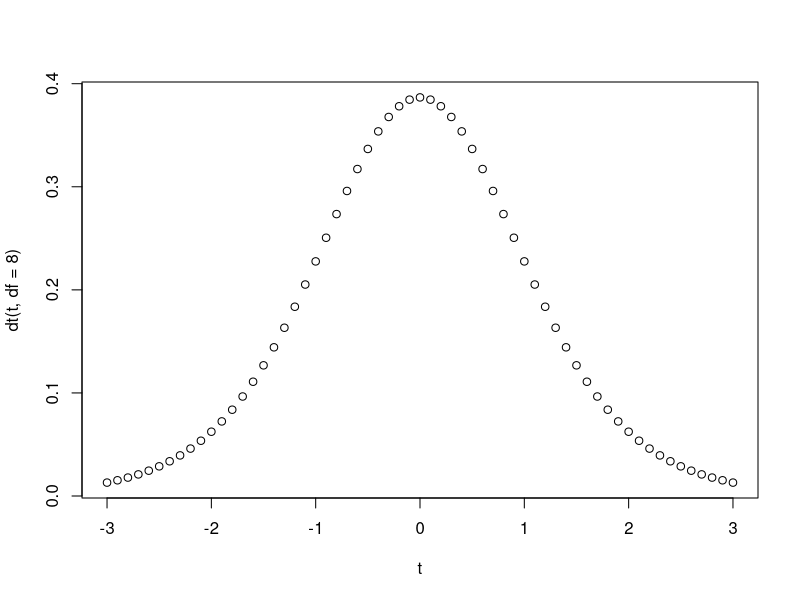
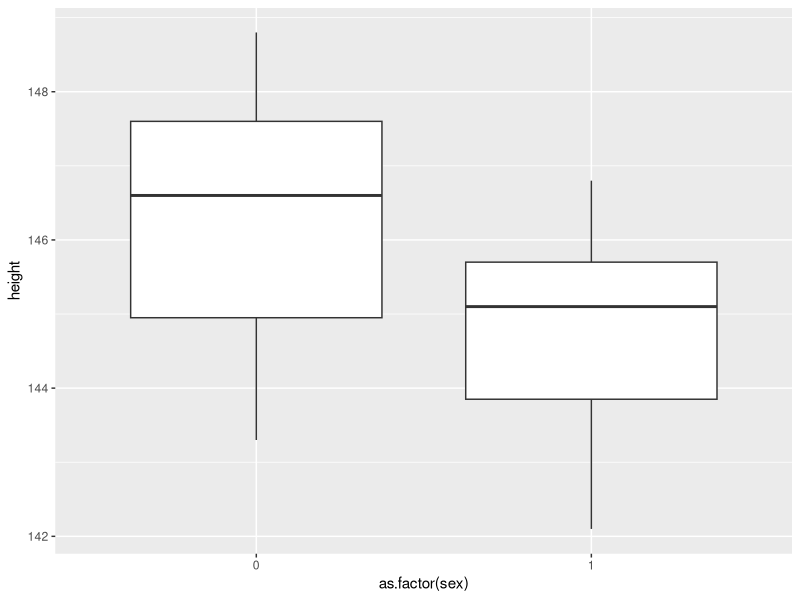
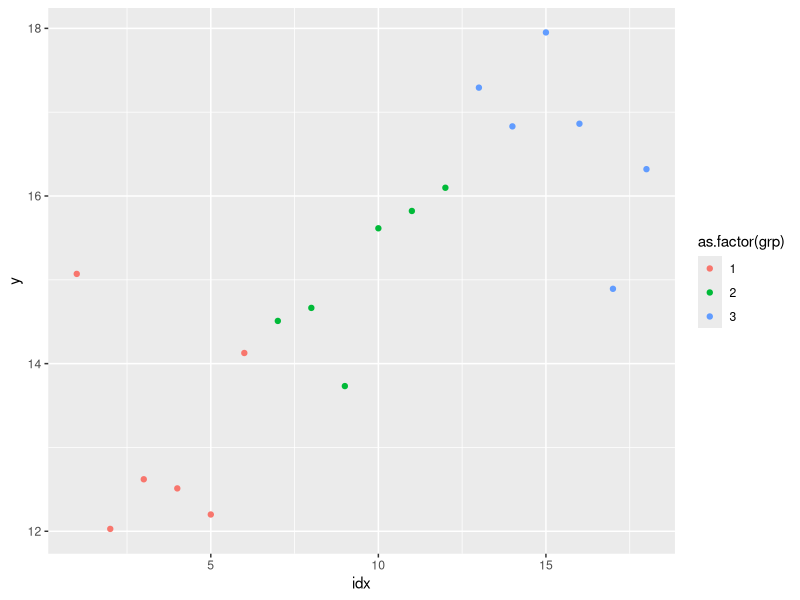
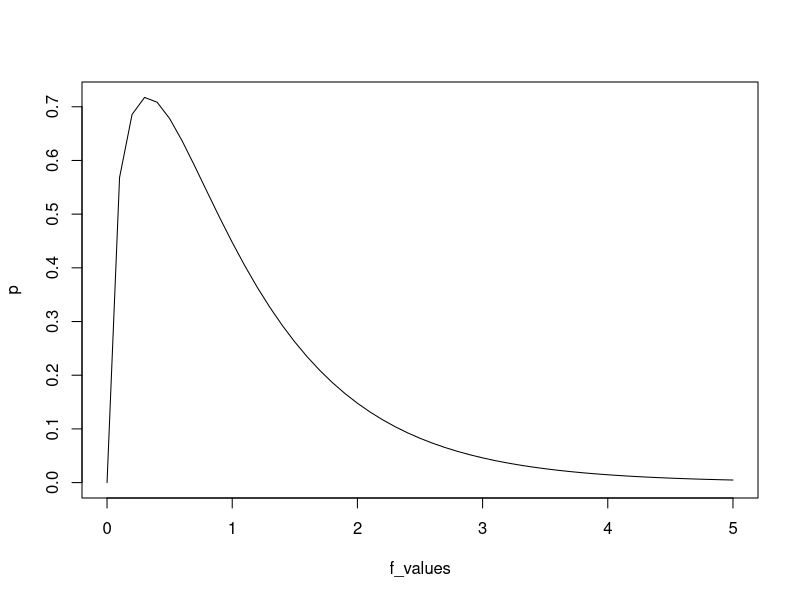

The R source for these figures, in order:
## ---- chunk 1
knitr::opts_chunk$set(echo = TRUE)
## ---- chunk 2
# <- で変数に代入できます。変数の上書きはできるだけ避けましょう。
a <- 10
# 式をConsoleにコピペするもよし、右上の緑▶を押すもよし、
# Macは⌘エンター、WindowsはCtrlエンターもよし
x <- (5+3)*2-a/5
# Environment で値をチェックできる
## ---- chunk 3
# 数値列作成のc
d <- c(1, 2, 3, 4, 5, 6, 7, 8, 9, 10)
# 平均を求める mean
mean(d)
# (不偏)分散を求める
var(d)
# 標準偏差を求めるsd
sd(d)
## ---- chunk 4
# 教科書p.48の(a): 小学校aの男女の身長
data_a <- data.frame(
    m = c(143.1, 140.9, 147.2, 139.8, 141.3, 150.7, 149.4, 145.6, 146.5, 148.5, 141.2, 136.5, 145.8, 148.1, 144.3), 
    f = c(138.7, 142.8, 150.3, 148.4, 141.7, 149.5, 156.5, 144.6, 144.4, 145.7, 148.3, 140.8, 146.2, 149.9, 144.1)
)
head(data_a)
## ---- chunk 5
# 最小値、平均値、最大値がわかります
summary(data_a)
# 平均の差は144.6-146.1
# data.frameの列は$で参照できます
summary(data_a)
## ---- chunk 6
# 平均の差
abs(144.6-146.1)
# 列は$で参照できる
sd(data_a$m)
sd(data_a$f)
## ---- chunk 7
# 教科書p.48の(b) 小学校bの男女の身長
data_b <- data.frame(
    m = c(142.3, 142.5, 145.7, 143.5, 144.2, 145.1, 145.9, 145.2, 146.8, 145.7, 145.4, 144.6, 144.2, 145.9, 142.1),
    f = c(143.5, 144.6, 143.4, 146.6, 145.3, 147.7, 147.2, 147.8, 145.3, 145.7, 147.5, 147.2, 148.8, 147.9, 143.3)
)
head(data_b)
summary(data_b)
sd(data_b$m)
sd(data_b$f)
## ---- chunk 8
# 自由度8のt分布の見た目
t = seq(-3, 3, 0.1)
plot(t, dt(t, df=8))
## ---- chunk 9
head(data_a)
t.test(data_a$m, data_a$f, var=T)
## ---- chunk 10
t.test(data_b$m, data_b$f, var=T)
## ---- chunk 11
library(ggplot2)
data_c <- data.frame(sex=c(rep(1, 15), rep(0, 15)),
            height=c(data_b$m, data_b$f))
data_c

# 図示
ggplot(data_c, aes(x=as.factor(sex), y=height)) +
  geom_boxplot()
## ---- chunk 12
# モデル
summary(lm(height~sex, data=data_c))
s_delta <- 0.5998
summary(lm(height/s_delta~sex, data_c))
## ---- chunk 13
# 結果は線形モデルと一致する
t.test(data_b$m, data_b$f, var=T)
## ---- chunk 14
SS_between_group = 2  # グループ間のばらつき
SS_within_group = 1  # グループ内のばらつき
base = 15
df_p72 = data.frame(
  idx = 1:18,
  grp = c(rep(1,6), rep(2,6), rep(3,6)),
  y = c( rnorm(6, base-SS_between_group, SS_within_group),
         rnorm(6, base, SS_within_group),
         rnorm(6, base+SS_between_group, SS_within_group) ))
# df_p72 をプロット
ggplot(df_p72, aes(x=idx, y=y, color=as.factor(grp))) +
  geom_point()
## ---- chunk 15
f_values = seq(0, 5, 0.1)
p = df(f_values, 3, 44)
plot(f_values, p, type = "l")
